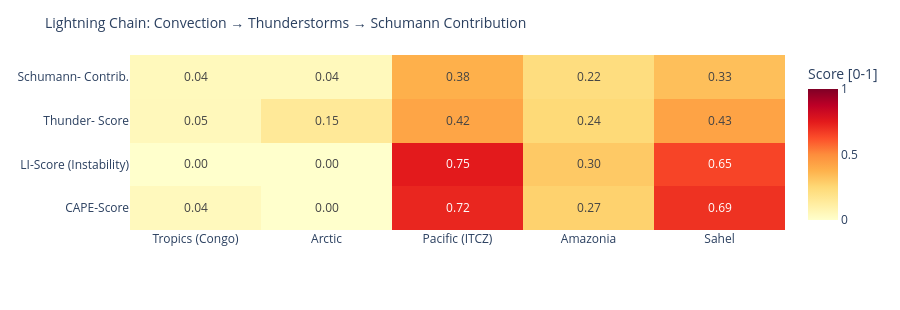

This figure's notebook cell:
### Code cell
# ============================================================
# LIGHTNING CHAIN: Convection → Thunderstorms → Schumann
# Shows the causal chain per measurement point as heatmap
# ============================================================

def cape_score(v):
    """CAPE → normalized score [0,1]"""
    if v is None or pd.isna(v): return 0.0
    return min(1.0, float(v) / 3000)

def li_score(v):
    """Lifted Index: negative = unstable → score [0,1]"""
    if v is None or pd.isna(v): return 0.3
    return min(1.0, max(0.0, (-float(v) + 6) / 12))

def cloud_score(v):
    if v is None or pd.isna(v): return 0.3
    return float(v) / 100

def thunder_score(row):
    """Kombinierter Gewitterwahrscheinlichkeits-Score
    CAPE + LI + Bedeckung + WMO-Gewitter + konvektiver Niederschlag (showers)
    Hinweis: X-Ray und Kp sind kein Bestandteil – nur geomagn./solarer Kontext.
    """
    cs = cape_score(row.get('cape'))
    ls = li_score(row.get('li'))
    cl = cloud_score(row.get('cloud'))
    t  = 1.0 if row.get('thunderstorm') else 0.0
    # Convective precipitation (showers) as additional indicator
    sh = min(1.0, (row.get('showers') or 0) / 5.0)
    return round(cs * 0.30 + ls * 0.25 + cl * 0.15 + t * 0.20 + sh * 0.10, 3)

def schumann_contribution(t_score, lat):
    """Schumann contribution: higher in tropics (±30°), scaled by thunderstorm score"""
    lat_weight = max(0.3, 1.0 - abs(lat) / 60)
    return round(t_score * lat_weight, 3)

df_atm['cape_score']   = df_atm.apply(lambda r: cape_score(r['cape']), axis=1)
df_atm['li_score']     = df_atm.apply(lambda r: li_score(r['li']),    axis=1)
df_atm['thunder_score']= df_atm.apply(lambda r: thunder_score(r.to_dict()), axis=1)
df_atm['schumann_contribution'] = df_atm.apply(
    lambda r: schumann_contribution(r['thunder_score'], r['lat']), axis=1)

metrics = ['cape_score', 'li_score', 'thunder_score', 'schumann_contribution']
labels  = ['CAPE-Score', 'LI-Score\n(Instability)', 'Thunder-\nScore', 'Schumann-\nContrib.']
z_data  = [df_atm[m].tolist() for m in metrics]

fig = go.Figure(go.Heatmap(
    z=z_data,
    x=df_atm['point'].tolist(),
    y=labels,
    colorscale='YlOrRd',
    zmin=0, zmax=1,
    text=[[f'{v:.2f}' for v in row] for row in z_data],
    texttemplate='%{text}', textfont=dict(size=12),
    colorbar=dict(title='Score [0-1]')
))
fig.update_layout(
    title=dict(text='Lightning Chain: Convection → Thunderstorms → Schumann Contribution', font=dict(size=14)),
    height=310,
    plot_bgcolor='rgba(0,0,0,0)', paper_bgcolor='rgba(0,0,0,0)',
    margin=dict(l=130, r=80, t=55, b=80)
)
fig.show()

### Figure 1 — Plotly figure (JSON) as saved in the notebook; plotly's stock layout.template omitted (floating-point values rounded to 4 significant figures)
{"data": [{"colorbar": {"title": {"text": "Score [0-1]"}}, "colorscale": [[0.0, "rgb(255,255,204)"], [0.125, "rgb(255,237,160)"], [0.25, "rgb(254,217,118)"], [0.375, "rgb(254,178,76)"], [0.5, "rgb(253,141,60)"], [0.625, "rgb(252,78,42)"], [0.75, "rgb(227,26,28)"], [0.875, "rgb(189,0,38)"], [1.0, "rgb(128,0,38)"]], "text": [["0.04", "0.00", "0.72", "0.27", "0.69"], ["0.00", "0.00", "0.75", "0.30", "0.65"], ["0.05", "0.15", "0.42", "0.24", "0.43"], ["0.04", "0.04", "0.38", "0.22", "0.33"]], "textfont": {"size": 12}, "texttemplate": "%{text}", "type": "heatmap", "x": ["Tropics (Congo)", "Arctic", "Pacific (ITCZ)", "Amazonia", "Sahel"], "y": ["CAPE-Score", "LI-Score\n(Instability)", "Thunder-\nScore", "Schumann-\nContrib."], "z": [[0.04333, 0.0, 0.72, 0.2733, 0.6933], [0.0, 0.0, 0.75, 0.3, 0.65], [0.048, 0.15, 0.418, 0.244, 0.427], [0.045, 0.045, 0.383, 0.224, 0.334]], "zmax": 1, "zmin": 0}], "layout": {"height": 310, "margin": {"b": 80, "l": 130, "r": 80, "t": 55}, "paper_bgcolor": "rgba(0,0,0,0)", "plot_bgcolor": "rgba(0,0,0,0)", "title": {"font": {"size": 14}, "text": "Lightning Chain: Convection → Thunderstorms → Schumann Contribution"}}}
